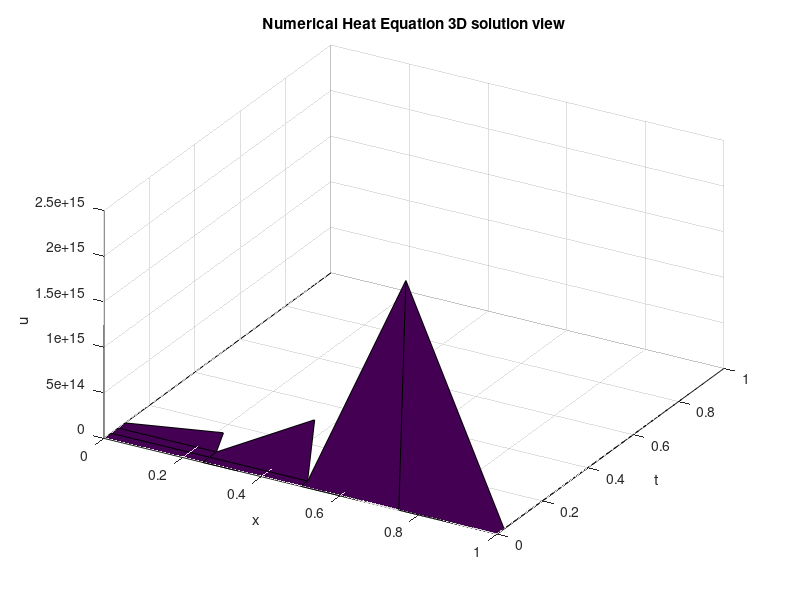
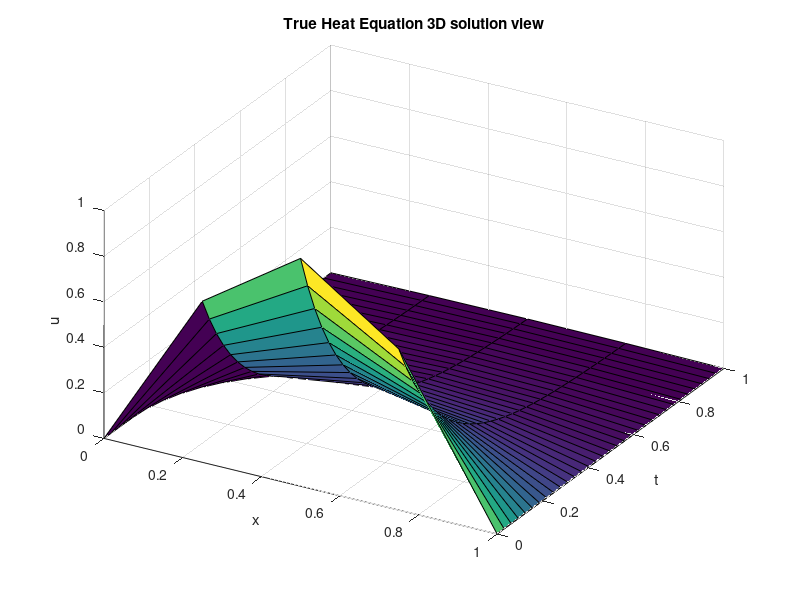

The MATLAB source for these figures, in order: (Note: this script raises an error after producing the figures.)
%CASE 1: A = M+1, B = M-1, C = M

% Initialize
clc
clear
format long
po = 2;

L=1; %x length
T=1; %time to elapse
D=1/2; %Diffusivity coeff
M=2^po; %various different space step iterations

x_0=0;
t_0=0;

K=2^(2*po+1);
dx=L/M;
dt=T/K;

for j=1:K+1
    t(j)=(j-1)*dt;
end %time steps for mesh
t
t = 0:dt:T


R=D*dt/dx^2; % 
if R >= 1/2
    disp('R must be less than 1/2. Try lowering value of M')
    return
end


% Numerical Soln Loop

% Position Mesh Points
for i=1:M+1
    x(i)=(i-1)*dx; %since Matlab begins at 1, x_0 must be i-1
end

x = 0:dx:L; %for -L to L, change M to 2*M

a = @(t) 0;         %2*t;       %boundary condition x=0
b = @(t) 0;           %2*t+L;     %boundary condition x=L
g = @(x) sin(pi.*x);  %x.^2;      %initial condition, t=0


u=zeros(K+1, M+1);

u(:,1)=a(t'); %input BCs
u(:,end)=b(t');
u(1,:)=g(x); %input ICs



% Forward Difference Scheme
for j=1:K
    for i=2:M
        u(j+1, i) = (u(j, i-1)*((1-2*R)*u(j,i) + 2*R*u(j,i+1)) + (u(j,i)).^2*(1-2*R))/(2*u(j,i+1)) + R*u(j,i+1);
    end
end
  
    

%loop for exact solution
u_true=zeros(K+1, M+1);

for j=1:K+1
    for i=1:M+1
        u_true(j,i) = sin(pi.*x(i))*exp(-D*pi^2*t(j));       %note, the exp coul 
        
        %u(j+1,i)=(1-2R)*u(j,i) + R*(u(j,i+1) + u(j, i-1)) as alt equation
    end
end

%{
figure(1)
for j=1:K+1
    plot(x,u_true(j,:),'linewidth',2);
    hold on;
end
title('True Heat Equation 2D views for different times')
xlabel('x')
ylabel('u_truee')

figure(2)
for j=1:K+1
    plot(x,u(j,:),'linewidth',2);
    hold on;
end
title('Numerical Heat Equation 2D views for different times')
xlabel('x')
ylabel('u')
%}
figure(3)
X1=kron(ones(K+1,1),x);
T1=kron(ones(1,M+1),t');
surf(X1,T1,u)
view(30,40);
title('Numerical Heat Equation 3D solution view')
xlabel('x')
ylabel('t')
zlabel('u')

figure(4)
X1=kron(ones(K+1,1),x);
T1=kron(ones(1,M+1),t');
surf(X1,T1,u_true)
view(30,40);
title('True Heat Equation 3D solution view')
xlabel('x')
ylabel('t')
zlabel('u')
%{
figure(5)
plot(x,u(K,:),'linewidth',2);
hold on;
plot(x,u_true(K,:),'linewidth',2);
%}

% Errors and norms
    
u1 = u(end-1,:)
u1_true = u_true(end-1,:)


    L_inf = max(max(abs(u1-u1_true))); %NEED COMPUTE VECTOR NORM NOT MATRIX NORM, SO USE LAST ROW, COMPARE AT T = 1

    L2 = norm(u1-u1_true, 1); %FIX THIS

    L1  = norm(u1-u1_true, 2);

    L1 = L1';
    L2 = L2';
    L_inf = L_inf';
    
    x(2) - x(1)
    results = table(K, M, L1,L2,L_inf)
